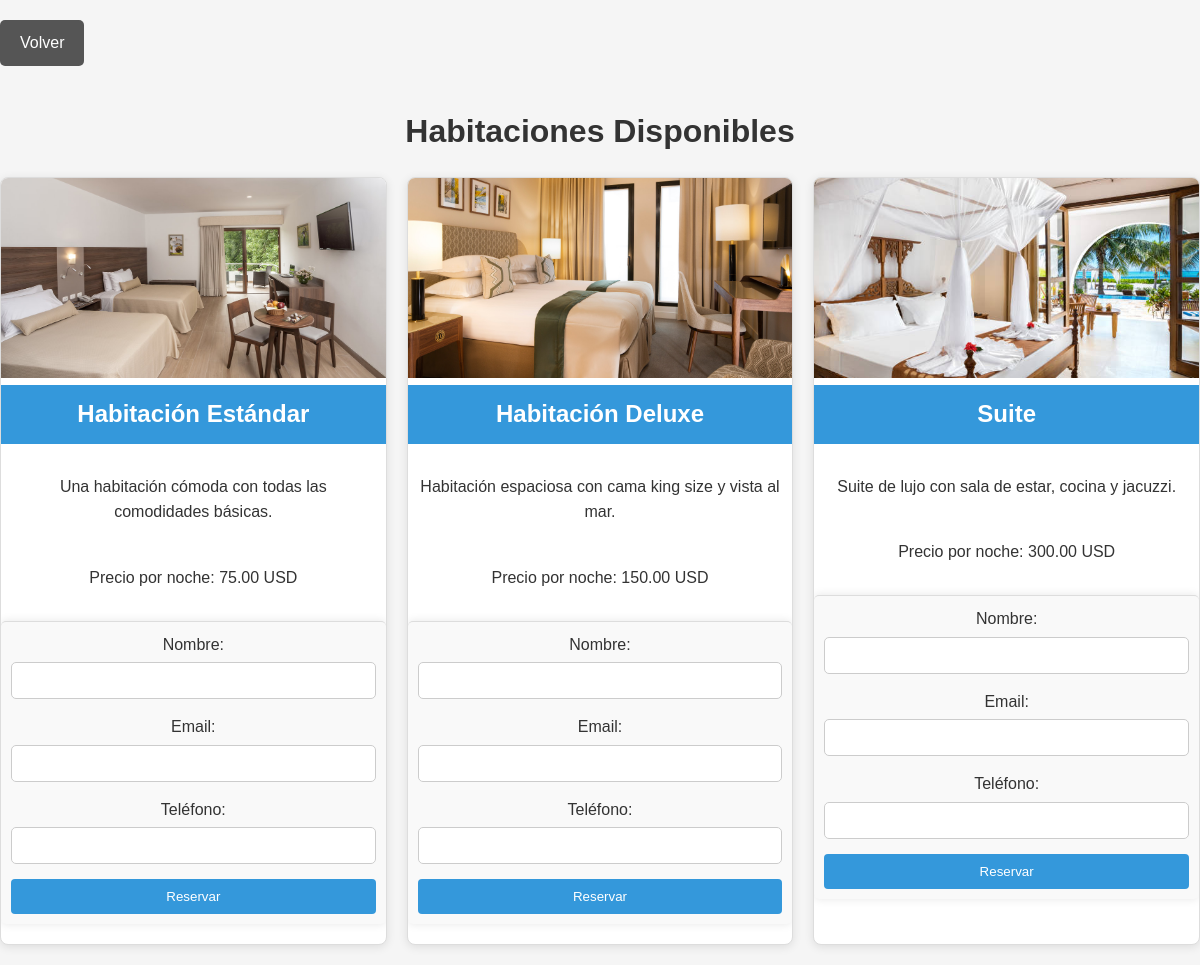
The app's page /hotel-reservaciones/reservas.php with its own data.
### tables this page shows
CREATE TABLE `habitaciones` (
  `id` int(11) NOT NULL,
  `nombre` varchar(100) NOT NULL,
  `descripcion` text NOT NULL,
  `imagen` varchar(255) NOT NULL,
  `precio_por_noche` decimal(10,2) NOT NULL
);

### hotel-reservaciones/reservas.php (the view, shortened to what this page needs)
<?php
include 'php/db.php';
$checkin = $_POST['checkin'];
$checkout = $_POST['checkout'];
$query = $pdo->prepare("
    SELECT * FROM habitaciones
    WHERE id NOT IN (
        SELECT id_habitacion
        FROM reservas
        WHERE (fecha_check_in <= :checkout AND fecha_check_out >= :checkin)
    )
");
$query->execute(['checkin' => $checkin, 'checkout' => $checkout]);
$habitaciones = $query->fetchAll(PDO::FETCH_ASSOC);
?>
<!DOCTYPE html>
<html lang="es">
<head>
    <link rel="stylesheet" href="css/styles.css">
</head>
<body>
<a href="index.php">Volver</a> <h1>Habitaciones Disponibles</h1>
    <?php if (empty($habitaciones)): ?>
        <p>No hay habitaciones disponibles para las fechas seleccionadas.</p>
        <a href="index.php">Volver a la página principal</a>
    <?php else: ?>
        <div class="habitaciones">
            <?php foreach ($habitaciones as $habitacion): ?>
                <div class="habitacion">
                    <img src="images/<?= $habitacion['imagen'] ?>" alt="<?= $habitacion['nombre'] ?>">
                    <h2><?= $habitacion['nombre'] ?></h2>
                    <p><?= $habitacion['descripcion'] ?></p>
                    <p>Precio por noche: <?= $habitacion['precio_por_noche'] ?> USD</p>
                    <form action="php/reserva.php" method="POST">
                        <label for="nombre_cliente">Nombre:</label>
                        <input type="text" id="nombre_cliente" name="nombre_cliente" required>
                        <label for="email_cliente">Email:</label>
                        <input type="email" id="email_cliente" name="email_cliente" required>
                        <label for="telefono_cliente">Teléfono:</label>
                        <input type="text" id="telefono_cliente" name="telefono_cliente" required>
                        <button type="submit">Reservar</button>
                    </form>
                </div>
            <?php endforeach; ?>
        </div>
    <?php endif; ?>
</body>
</html>

### hotel-reservaciones/css/styles.css (style rules this page uses)
body { font-family: Arial, sans-serif; margin: 0; padding: 0; background-color: #f4f4f4; }
h1 { text-align: center; color: #333; margin-top: 20px; }
form { max-width: 500px; margin: 20px auto; padding: 20px; background-color: #fff; border-radius: 5px; box-shadow: 0 0 10px rgba(0, 0, 0, 0.1); }
label { display: block; margin-bottom: 5px; }
input[type="date"], input[type="number"], input[type="text"], input[type="email"] { width: 100%; padding: 10px; margin-bottom: 15px; border: 1px solid #ccc; border-radius: 5px; }
button { width: 100%; padding: 10px; background-color: #2868a7; color: #fff; border: none; border-radius: 5px; cursor: pointer; }
* { margin: 0; padding: 0; box-sizing: border-box; }
body { font-family: Arial, sans-serif; background-color: #f8f8f8; color: #333; line-height: 1.6; padding: 20px; }
h1 { text-align: center; margin-bottom: 20px; color: #2c3e50; }
.habitaciones { display: grid; grid-template-columns: repeat(auto-fill, minmax(300px, 1fr)); gap: 20px; }
.habitacion { background-color: #fff; border: 1px solid #ddd; border-radius: 5px; overflow: hidden; box-shadow: 0 2px 5px rgba(0, 0, 0, 0.1); transition: transform 0.3s; }
.habitacion img { width: 100%; height: 200px; object-fit: cover; }
.habitacion h2 { padding: 10px; font-size: 1.5em; background-color: #3498db; color: #fff; }
.habitacion p { padding: 10px; }
form { padding: 10px; background-color: #f9f9f9; border-top: 1px solid #ddd; }
form label { display: block; margin-bottom: 5px; }
form input { width: 100%; padding: 10px; margin-bottom: 10px; border: 1px solid #ddd; border-radius: 4px; }
button { background-color: #3498db; color: #fff; border: none; padding: 10px; width: 100%; border-radius: 4px; cursor: pointer; transition: background-color 0.3s; }
p { text-align: center; margin: 20px 0; }
a { text-decoration: none; color: #3498db; }
body { font-family: Arial, sans-serif; background-color: #f4f4f4; color: #333; line-height: 1.6; padding: 20px; }
.habitacion { background-color: #fff; border: 1px solid #ddd; border-radius: 8px; overflow: hidden; box-shadow: 0 2px 10px rgba(0, 0, 0, 0.1); transition: transform 0.3s; margin-bottom: 20px; }
.habitacion h2 { padding: 10px; font-size: 1.5em; background-color: #3498db; color: #fff; text-align: center; }
form { padding: 10px; text-align: center; background-color: #f9f9f9; border-top: 1px solid #ddd; }
button { background-color: #3498db; color: #fff; border: none; padding: 10px 20px; border-radius: 4px; cursor: pointer; transition: background-color 0.3s; }
body { font-family: Arial, sans-serif; background-color: #f5f5f5; margin: 0; padding: 0; }
a { display: inline-block; margin: 20px auto; text-align: center; padding: 10px 20px; background-color: #555; color: white; text-decoration: none; border-radius: 5px; font-size: 16px; }

### records on screen
habitaciones: imagen (picture), nombre "Habitación Estándar", descripcion "Una habitación cómoda con todas las comodidades básicas.", precio_por_noche "75.00"
habitaciones: imagen (picture), nombre "Habitación Deluxe", descripcion "Habitación espaciosa con cama king size y vista al mar.", precio_por_noche "150.00"
habitaciones: imagen (picture), nombre "Suite", descripcion "Suite de lujo con sala de estar, cocina y jacuzzi.", precio_por_noche "300.00"
